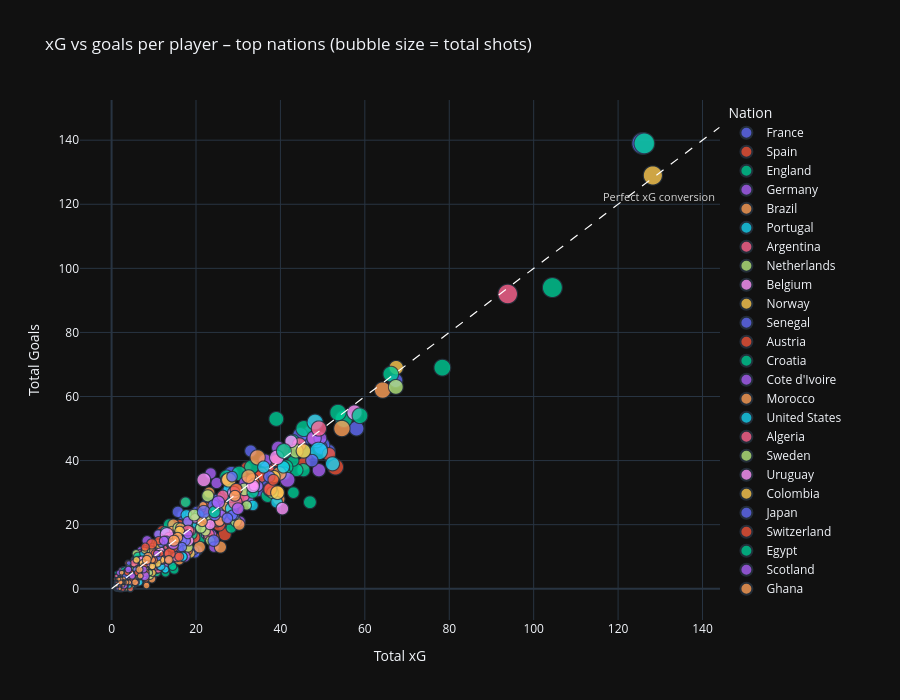

Source (notebook cell):
### Markdown cell above
## Chart 4 – xG vs goals (scatter)
Players in the top 25 nations with total xG > 1; bubble size = total shots. Dashed line = goals = xG.

### Code cell
scatter_df = player_df[
    (player_df["nation"].isin(top25_nation_list)) & (player_df["total_xg"] > 1)
].copy()
scatter_df["xg_overperformance"] = scatter_df["total_goals"] - scatter_df["total_xg"]

if scatter_df.empty:
    print("No players with total_xg > 1 in the selected nations; skip Chart 4.")
else:
    fig4 = px.scatter(
        scatter_df,
        x="total_xg",
        y="total_goals",
        color="nation",
        size="total_shots",
        size_max=22,
        hover_name="player",
        hover_data={
            "total_xg": ":.1f",
            "total_goals": True,
            "total_assists": True,
            "xg_overperformance": ":.1f",
            "seasons": True,
            "nation": True,
            "total_shots": True,
        },
        labels={
            "total_xg": "Total xG",
            "total_goals": "Total Goals",
            "xg_overperformance": "Goals – xG",
            "total_shots": "Total Shots",
            "seasons": "Seasons",
        },
        category_orders={"nation": nation_order},
        title="xG vs goals per player – top nations (bubble size = total shots)",
        height=700,
        template="plotly_dark",
        opacity=0.8,
    )

    max_val = float(scatter_df[["total_xg", "total_goals"]].max().max()) + 5
    fig4.add_shape(
        type="line",
        x0=0,
        y0=0,
        x1=max_val,
        y1=max_val,
        line=dict(color="white", dash="dash", width=1.2),
    )
    fig4.add_annotation(
        x=max_val * 0.9,
        y=max_val * 0.85,
        text="Perfect xG conversion",
        showarrow=False,
        font=dict(color="lightgrey", size=11),
    )

    fig4.update_layout(
        legend=dict(title="Nation", orientation="v", x=1.01),
        margin=dict(r=180),
    )

    fig4.show()
